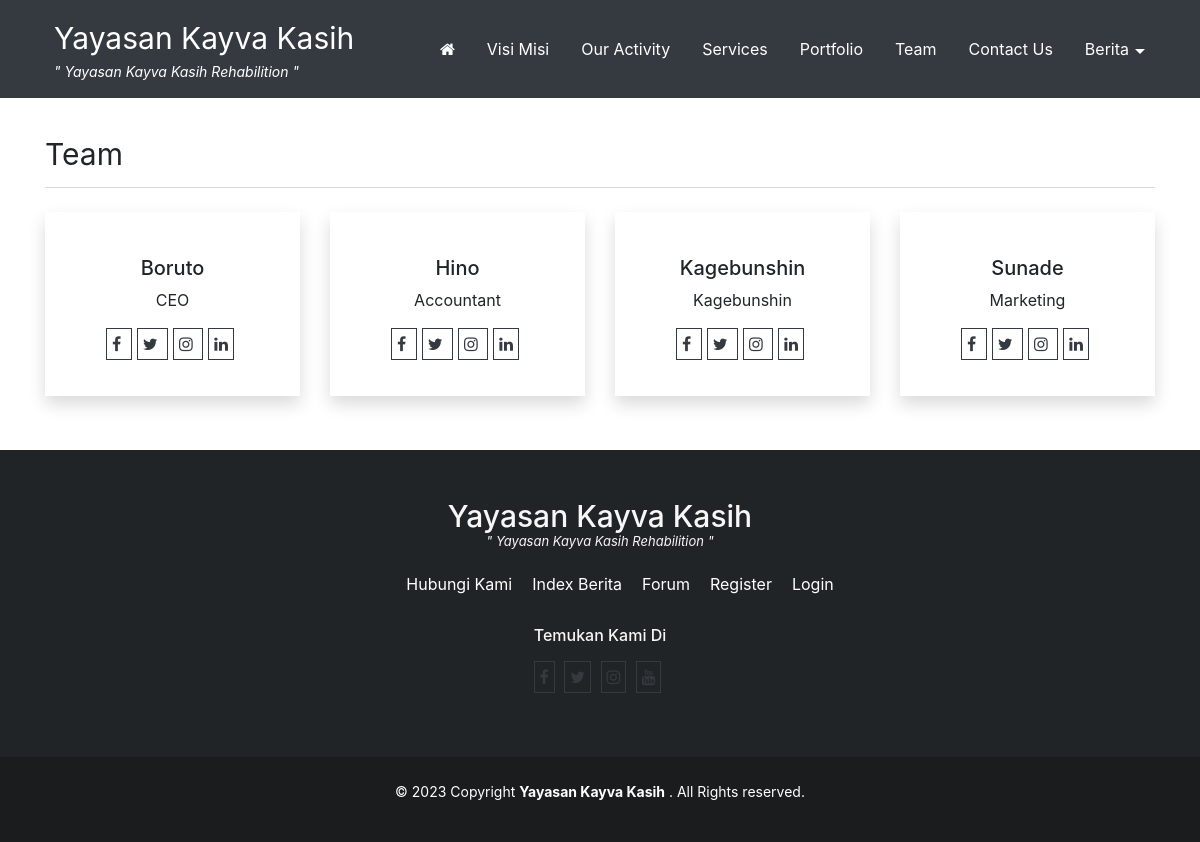
The page /teams on the database its author committed.
### tables this page shows
CREATE TABLE `identitas` (
  `id_identitas` int(5) NOT NULL,
  `nama_website` varchar(100) NOT NULL,
  `email` varchar(100) NOT NULL,
  `url` varchar(100) NOT NULL,
  `facebook` text NOT NULL,
  `rekening` varchar(100) NOT NULL,
  `no_telp` varchar(20) NOT NULL,
  `meta_deskripsi` varchar(250) NOT NULL,
  `meta_keyword` varchar(250) NOT NULL,
  `favicon` varchar(50) NOT NULL,
  `maps` text NOT NULL
);

CREATE TABLE `tbl_nicepage` (
  `id` int(5) NOT NULL,
  `key` varchar(255) DEFAULT NULL,
  `value` text DEFAULT NULL
);

CREATE TABLE `tbl_nicepage_team` (
  `id_team` int(5) NOT NULL,
  `nama` varchar(255) DEFAULT NULL,
  `jabatan` varchar(255) DEFAULT NULL,
  `photo` varchar(255) DEFAULT NULL,
  `socmed_fb` varchar(100) DEFAULT NULL,
  `socmed_twitter` varchar(100) DEFAULT NULL,
  `socmed_ig` varchar(100) DEFAULT NULL,
  `socmed_linkedin` varchar(100) DEFAULT NULL
);

CREATE TABLE `menu` (
  `id_menu` int(5) NOT NULL,
  `id_parent` int(5) NOT NULL DEFAULT 0,
  `nama_menu` varchar(255) NOT NULL,
  `link` varchar(100) NOT NULL,
  `aktif` enum('Ya','Tidak') NOT NULL DEFAULT 'Ya',
  `position` enum('Top','Bottom') DEFAULT 'Bottom',
  `urutan` int(3) NOT NULL
);

### application/libraries/Template.php (called while the page is built)
<?php if ( ! defined('BASEPATH')) exit('No direct script access allowed');
class Template {
		var $template_data = array();
		function set($name, $value)
		{
			$this->template_data[$name] = $value;
		}
		function load($template = '', $view = '' , $view_data = array(), $return = FALSE)
		{
			$this->CI =& get_instance();
			$this->set('contents', $this->CI->load->view($view, $view_data, TRUE));
			return $this->CI->load->view($template, $this->template_data, $return);
		}
}

### application/controllers/Mod_Nicepage_Web.php (called while the page is built, shortened)
<?php  defined('BASEPATH') OR exit('No direct script access allowed');
class Mod_Nicepage_Web extends CI_Controller {
    protected function meta_description($title = '') {
		$meta['title'] = $title;
		$meta['description'] = description();
        $meta['keywords'] = keywords();
        return $meta;
    }
	public function teams($page= 0){
		$config['per_page'] = 16;
		$data['get_teams'] = $this->model_utama->view_ordering_limit(
			'tbl_nicepage_team',
			'nama',
			'ACS',
			$page,
			$config['per_page']
		);
        $meta = $this->meta_description("Semua Team");
        $data = array_merge($data,$meta);
		$this->template->load(template().'/template',template().'/teams',$data);
    }
}

### index.php (called while the page is built, shortened)
<?php
require_once BASEPATH.'core/CodeIgniter.php';

### application/models/Model_utama.php (called while the page is built, shortened)
<?php
class Model_utama extends CI_model{
    public function view($table){
        return $this->db->get($table);
    }
    public function view_where($table,$data){
        $this->db->where($data);
        return $this->db->get($table);
    }
    public function view_ordering_limit($table,$order,$ordering,$baris,$dari){
        $this->db->select('*');
        $this->db->order_by($order,$ordering);
        $this->db->limit($dari, $baris);
        return $this->db->get($table);
    }
    function kunjungan(){
        $ip      = $_SERVER['REMOTE_ADDR'];
        $tanggal = date("Y-m-d");
        $waktu   = time();
        $cekk = $this->db->query("SELECT * FROM statistik WHERE ip='$ip' AND tanggal='$tanggal'");
        $rowh = $cekk->row_array();
        if($cekk->num_rows() == 0){
            $datadb = array('ip'=>$ip, 'tanggal'=>$tanggal, 'hits'=>'1', 'online'=>$waktu);
            $this->db->insert('statistik',$datadb);
        }else{
            $hitss = $rowh['hits'] + 1;
            $datadb = array('ip'=>$ip, 'tanggal'=>$tanggal, 'hits'=>$hitss, 'online'=>$waktu);
            $array = array('ip' => $ip, 'tanggal' => $tanggal);
            $this->db->where($array);
            $this->db->update('statistik',$datadb);
        }
    }
}

### application/config/config.php (called while the page is built, shortened)
<?php
$config['base_url'] = (isset($_SERVER['HTTPS']) ? "https://" : "http://").$_SERVER['HTTP_HOST'].
						str_replace(basename($_SERVER['SCRIPT_NAME']),"",
						$_SERVER['SCRIPT_NAME']);
$config['index_page'] = '';
$config['uri_protocol']	= 'REQUEST_URI';
$config['url_suffix'] = '';
$config['language']	= 'english';
$config['charset'] = 'UTF-8';
$config['enable_hooks'] = FALSE;
$config['subclass_prefix'] = 'MY_';
$config['composer_autoload'] = FALSE;
$config['permitted_uri_chars'] = 'a-z 0-9~%.:_\-';
$config['allow_get_array'] = TRUE;
$config['enable_query_strings'] = FALSE;
$config['controller_trigger'] = 'c';
$config['function_trigger'] = 'm';
$config['directory_trigger'] = 'd';
$config['log_threshold'] = 0;
$config['log_path'] = '';
$config['log_file_extension'] = '';
$config['log_file_permissions'] = 0644;
$config['log_date_format'] = 'Y-m-d H:i:s';
$config['error_views_path'] = '';
$config['cache_path'] = '';
$config['cache_query_string'] = FALSE;
$config['encryption_key'] = '';
$config['sess_driver'] = 'files';
$config['sess_cookie_name'] = 'ci_session';
$config['sess_expiration'] = 7200;
$config['sess_save_path'] = NULL;
$config['sess_match_ip'] = FALSE;
$config['sess_time_to_update'] = 300;
$config['sess_regenerate_destroy'] = FALSE;
$config['cookie_prefix']	= '';
$config['cookie_domain']	= '';
$config['cookie_path']		= '/';
$config['cookie_secure']	= FALSE;
$config['cookie_httponly'] 	= FALSE;
$config['standardize_newlines'] = FALSE;
$config['global_xss_filtering'] = FALSE;
$config['csrf_protection'] = FALSE;
$config['csrf_token_name'] = 'csrf_test_name';
$config['csrf_cookie_name'] = 'csrf_cookie_name';
$config['csrf_expire'] = 7200;
$config['csrf_regenerate'] = TRUE;
$config['csrf_exclude_uris'] = array();
$config['compress_output'] = FALSE;
$config['time_reference'] = 'local';
$config['rewrite_short_tags'] = FALSE;
$config['proxy_ips'] = '';

### application/config/pagination.php (called while the page is built, shortened)
<?php if(!defined('BASEPATH')) exit('Direct Access Not Allowed');
$config['full_tag_open'] = "";
$config['full_tag_close'] ="";
$config['num_tag_open'] = '';
$config['num_tag_close'] = '';
$config['cur_tag_open'] = "<span class='current'>";
$config['cur_tag_close'] = "</span>";
$config['next_tag_open'] = "";
$config['next_tagl_close'] = "";
$config['prev_tag_open'] = "";
$config['prev_tagl_close'] = "";
$config['first_tag_open'] = "";
$config['first_tagl_close'] = "";

### application/views/nicepage/teams.php (the view, shortened to what this page needs)
<?php
$get_section_team    = $this->model_utama->view_where('tbl_nicepage',array('key' => 'section_team'))->row_array();
if(isset($get_section_team['value'])){
	if(!empty($get_section_team['value'])){
		$section_team = json_decode($get_section_team['value'],true);
	}
}
?>
<div class="post-head mb-4">
	<?php echo ($section_team['judul'] !='' ? $section_team['judul'] : 'Team');?>
</div>
		<div class="row">
			<?php
			  foreach ($get_teams->result_array() as $team) {
				  ?>
				  <div class="col-md-3 mb-4">
					  <div class=" card shadow h-100">
						<div class="image-container">
						</div>
						<div class="card-body">
							 <h5 class="body-title text-center">
                                <?php echo $team['nama'];?>
                            </h5>
                            <div class="team-title text-center">
                                <?php echo $team['jabatan'];?>
							</div>
							<div class="team-socmed  text-center">
                                <a href="https://facebook.com/<?php echo $team['socmed_fb'];?>">
                                    <i class="fa fa-facebook" aria-hidden="true"></i>
                                </a>
                                <a href="https://twitter.com/<?php echo $team['socmed_twitter'];?>">
                                    <i class="fa fa-twitter" aria-hidden="true"></i>
                                </a>
                                <a href="https://instagram.com/<?php echo $team['socmed_ig'];?>">
                                    <i class="fa fa-instagram" aria-hidden="true"></i>
                                </a>
                                <a href="https://linkedin.com/<?php echo $team['socmed_linkedin'];?>">
                                    <i class="fa fa-linkedin" aria-hidden="true"></i>
                                </a>
                            </div>
						</div>
					</div>
				</div>
				<?php
			  }
			?>
		</div>
<div class="pagination">
</div>

### application/views/nicepage/partials/header.php (shortened to what this page needs)
<?php
$get_lokasi_menu    = $this->model_utama->view_where('tbl_nicepage',array('key' => 'lokasi_menu'))->row_array();
if(isset($get_lokasi_menu['value'])){
	if(!empty($get_lokasi_menu['value'])){
		$lokasi_menu = json_decode($get_lokasi_menu['value'],true);
	}
}
$menu_utama_id = '';
if(isset($lokasi_menu['menu_utama'])) {
	$menu_utama_id = $lokasi_menu['menu_utama'];
}
function build_nav_menu($menu_parent_id = 0 ,$state_menu_id, $class_menu ='menu-navbar',$home_icon = true , $deep = true){
	$list_menu = '';
	$ci = & get_instance();
	$get_menus = $ci->db->query("
		SELECT
			id_menu,
			nama_menu,
			link
		FROM
			menu
		WHERE
			aktif='Ya'
			AND
			id_parent='". $menu_parent_id."'
		ORDER BY urutan
	")->result_array();
	if(!empty($get_menus)) {
		if($menu_parent_id == $state_menu_id) {
			$list_menu .= '<ul class="'.$class_menu.'">';
			if($home_icon == true) {
				$list_menu .= '<li class="menu-item">';
				$list_menu .= '<a href="'. base_url() .'">';
				$list_menu .= '<i class="fa fa-home" aria-hidden="true"></i>';
				$list_menu .= '</a>';
				$list_menu .= '</li>';
			}
		} else {
			$list_menu .= '<ul class="sub-menu">';
		}
		foreach($get_menus as $menu_item) {
			$ahref_ttr ='';
			$base_url = base_url($menu_item['link']);
			$a_link_menu = '<a '. $ahref_ttr .' href="'. $base_url .'">';
			$a_link_menu .= $menu_item['nama_menu'];
			$a_link_menu .= '</a>';
			$get_child = array();
			if($deep == true) {
				$get_child = build_nav_menu($menu_item['id_menu'],$state_menu_id);
			}
			if(!empty($get_child) && $deep == true) {
				$list_menu .= '<li class="menu-item menu-item-has-children" id="menu-item-'.$menu_item['id_menu'].'">';
				$list_menu .= $a_link_menu;
				$list_menu .= $get_child;
				$list_menu .= '</li>';
			} else {
				$list_menu .= '<li class="menu-item" id="menu-item-'.$menu_item['id_menu'].'">';
				$list_menu .= $a_link_menu;
				$list_menu .= '</li>';
			}
		}
		$list_menu .= '</ul>';
	}
	return $list_menu;
}
?>
<nav class="main-menu-container navbar navbar-dark fixed-top  py-2 py-lg-3">
	<div class="container ml-5 pl-4 ml-lg-auto pl-lg-auto">
		<?php
			$base_path = FCPATH;
			$id_website = $this->model_utama->view('identitas')->row_array();
			$logo_website = $this->model_utama->view('logo')->row_array();
		?>
		<a class="navbar-brand float-left" href="<?php echo base_url();?>">
			<?php
				if ( $logo_website['gambar'] !== '' &&  file_exists( $base_path ."asset/logo/".$logo_website['gambar'] ) ){
					$img_src = base_url() ."asset/logo/".$logo_website['gambar'] ;
					?>
						<div class="logo-header">
							<img  src="<?php echo $img_src ;?>" alt="<?php echo $id_website['nama_website']; ?>">
						</div>
					<?php
				} else {
					?>
					<?php echo $id_website['nama_website']; ?>
					<?php
				}
			?>
			<?php
			if( isset($tagline['header']) && isset($tagline['text'])) {
				if(!empty($tagline['text'] && $tagline['header'] ==  '1') ){
					?>
					<div class="tagline-header d-lg-block d-none">" <?php echo $tagline['text'];?> "</div>
					<?php
				}
			}?>
		</a>
		<div class="main-menu d-lg-block d-none" id="main-menu">
			<?php
			echo build_nav_menu($menu_utama_id,$menu_utama_id);
			?>
		</div>
	</div>
</nav>

### application/views/nicepage/partials/footer.php (shortened to what this page needs)
<?php
$id_website = $this->model_utama->view('identitas')->row_array();
$logo_website = $this->model_utama->view('logo')->row_array();
$get_lokasi_menu    = $this->model_utama->view_where('tbl_nicepage',array('key' => 'lokasi_menu'))->row_array();
if(isset($get_lokasi_menu['value'])){
	if(!empty($get_lokasi_menu['value'])){
		$lokasi_menu = json_decode($get_lokasi_menu['value'],true);
	}
}
$menu_footer_id = '';
if(isset($lokasi_menu['menu_footer'])) {
	$menu_footer_id = $lokasi_menu['menu_footer'];
}
function build_footer_menu($menu_parent_id ){
	$list_menu = '';
	$ci = & get_instance();
	$get_menus = $ci->db->query("
		SELECT
			id_menu,
			nama_menu,
			link
		FROM
			menu
		WHERE
			aktif='Ya'
			AND
			id_parent='". $menu_parent_id."'
		ORDER BY urutan
	")->result_array();
	if(!empty($get_menus)) {
		$list_menu .= '<ul class="footer-menu">';
		foreach($get_menus as $menu_item) {
			$ahref_ttr ='';
			$base_url = base_url($menu_item['link']);
			$list_menu .= '<li class="menu-item" id="menu-item-'.$menu_item['id_menu'].'">';
			$list_menu .= '<a '. $ahref_ttr .' href="'. $base_url .'">';
			$list_menu .= $menu_item['nama_menu'];
			$list_menu .= '</a>';
			$list_menu .= '</li>';
		}
		$list_menu .= '</ul>';
	}
	return $list_menu;
}
$base_path = FCPATH;
?>
<footer>
	<div id="footer" class="py-5">
		<div class="container">
			<div class="row">
				<div class="col-md-12 text-center">
					<?php
						if ( $logo_website['gambar'] !== '' &&  file_exists( $base_path ."asset/logo/".$logo_website['gambar'] ) ){
							$img_src = base_url() ."asset/logo/".$logo_website['gambar'] ;
							?>
								<div class="logo-footer">
									<img  src="<?php echo $img_src ;?>" alt="<?php echo $id_website['nama_website']; ?>">
								</div>
							<?php
						} else {
							?>
							<h3 class="logo-text">
								<?php echo $id_website['nama_website']; ?>
							</h3>
							<?php
						}
					?>
					<?php
					if( isset($tagline['footer']) && isset($tagline['text'])) {
						if(!empty($tagline['text'] && $tagline['footer'] ==  '1') ){
							?>
							<div class="tagline-footer">" <?php echo $tagline['text'];?> "</div>
							<?php
						}
					}?>
				</div>
				<div class="col-md-12 text-center">
					<?php
						echo build_footer_menu($menu_footer_id);
					?>
				</div>
				<div class="col-md-12 text-center">
					<div class="social-bar">
					<h6>Temukan Kami Di</h6>
						<?php
							$sosmed = $this->model_utama->view('identitas')->row_array();
							$pecahd = explode(",", $sosmed['facebook']);
						?>
						<a target="_BLANK" href="<?php echo $pecahd[0]; ?>" class="social-icon"><i class="fa fa-facebook" aria-hidden="true"></i></a>
						<a target="_BLANK" href="<?php echo $pecahd[1]; ?>" class="social-icon"><i class="fa fa-twitter" aria-hidden="true"></i></a>
						<a target="_BLANK" href="<?php echo $pecahd[2]; ?>" class="social-icon"><i class="fa fa-instagram" aria-hidden="true"></i></a>
						<a target="_BLANK" href="<?php echo $pecahd[3]; ?>" class="social-icon"><i class="fa fa-youtube" aria-hidden="true"></i></a>
					</div>
				</div>
			</div>
		</div>
	</div>
	<div id="footer-bottom" class="py-4 text-center">
		<div class="container">
			<p>&copy; <?php echo date('Y');?> Copyright <b><?php echo $id_website['nama_website']; ?></b> . All Rights reserved.</p>
		</div>
	</div>
</footer>

### rows shown on the page
identitas: nama_website "Yayasan Kayva Kasih"
tbl_nicepage: value "Yayasan Kayva Kasih Rehabilition"
tbl_nicepage: value "Team"
tbl_nicepage_team: nama "Boruto", jabatan "CEO"
tbl_nicepage_team: nama "Hino", jabatan "Accountant"
tbl_nicepage_team: nama "Kagebunshin", jabatan "Kagebunshin"
tbl_nicepage_team: nama "Sunade", jabatan "Marketing"
menu: value "Hubungi Kami"
menu: value "Index Berita"
menu: value "Forum"
menu: value "Register"
menu: value "Login"
